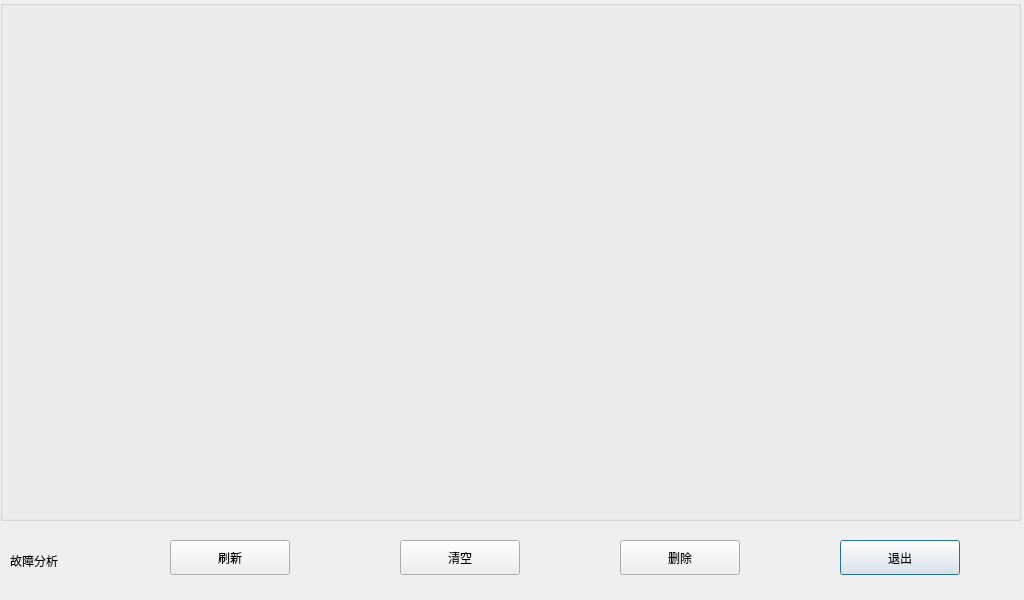
<?xml version="1.0" encoding="UTF-8"?>
<ui version="4.0">
 <class>LOG_ShowDlg</class>
 <widget class="QDialog" name="LOG_ShowDlg">
  <property name="geometry">
   <rect>
    <x>0</x>
    <y>0</y>
    <width>1024</width>
    <height>600</height>
   </rect>
  </property>
  <property name="windowTitle">
   <string>Dialog</string>
  </property>
  <widget class="QGroupBox" name="groupBox">
   <property name="geometry">
    <rect>
     <x>0</x>
     <y>0</y>
     <width>1021</width>
     <height>521</height>
    </rect>
   </property>
   <property name="title">
    <string/>
   </property>
  </widget>
  <widget class="QPushButton" name="quitBtn">
   <property name="geometry">
    <rect>
     <x>840</x>
     <y>540</y>
     <width>120</width>
     <height>35</height>
    </rect>
   </property>
   <property name="text">
    <string>退出</string>
   </property>
  </widget>
  <widget class="QPushButton" name="clearBtn">
   <property name="geometry">
    <rect>
     <x>400</x>
     <y>540</y>
     <width>120</width>
     <height>35</height>
    </rect>
   </property>
   <property name="text">
    <string>清空</string>
   </property>
  </widget>
  <widget class="QPushButton" name="refreshBtn">
   <property name="geometry">
    <rect>
     <x>170</x>
     <y>540</y>
     <width>120</width>
     <height>35</height>
    </rect>
   </property>
   <property name="text">
    <string>刷新</string>
   </property>
  </widget>
  <widget class="QPushButton" name="delBtn">
   <property name="geometry">
    <rect>
     <x>620</x>
     <y>540</y>
     <width>120</width>
     <height>35</height>
    </rect>
   </property>
   <property name="text">
    <string>删除</string>
   </property>
  </widget>
  <widget class="QLabel" name="label">
   <property name="geometry">
    <rect>
     <x>10</x>
     <y>540</y>
     <width>101</width>
     <height>41</height>
    </rect>
   </property>
   <property name="text">
    <string>故障分析</string>
   </property>
  </widget>
 </widget>
 <resources/>
 <connections>
  <connection>
   <sender>quitBtn</sender>
   <signal>clicked()</signal>
   <receiver>LOG_ShowDlg</receiver>
   <slot>close()</slot>
   <hints>
    <hint type="sourcelabel">
     <x>719</x>
     <y>537</y>
    </hint>
    <hint type="destinationlabel">
     <x>399</x>
     <y>284</y>
    </hint>
   </hints>
  </connection>
 </connections>
</ui>
